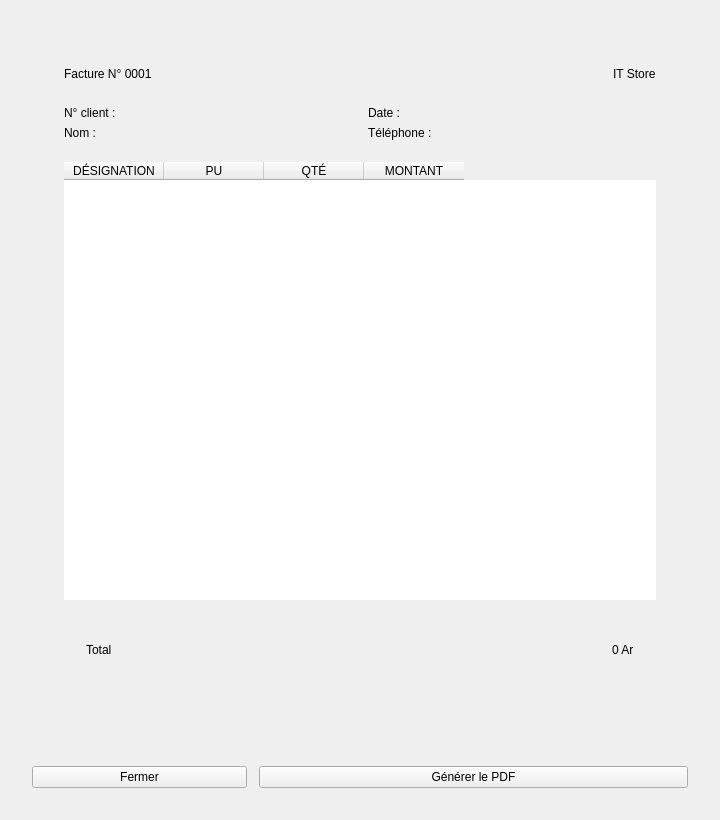
<?xml version="1.0" encoding="UTF-8"?>
<ui version="4.0">
 <class>FactureDialog</class>
 <widget class="QDialog" name="FactureDialog">
  <property name="geometry">
   <rect>
    <x>0</x>
    <y>0</y>
    <width>720</width>
    <height>820</height>
   </rect>
  </property>
  <property name="minimumSize">
   <size>
    <width>640</width>
    <height>700</height>
   </size>
  </property>
  <property name="windowTitle">
   <string>Facture</string>
  </property>
  <layout class="QVBoxLayout" name="layoutPrincipal" stretch="1,0">
   <property name="spacing">
    <number>20</number>
   </property>
   <property name="leftMargin">
    <number>32</number>
   </property>
   <property name="topMargin">
    <number>32</number>
   </property>
   <property name="rightMargin">
    <number>32</number>
   </property>
   <property name="bottomMargin">
    <number>32</number>
   </property>
   <item>
    <widget class="QFrame" name="feuille">
     <layout class="QVBoxLayout" name="layoutFeuille" stretch="0,0,1,0,0">
      <property name="spacing">
       <number>22</number>
      </property>
      <property name="leftMargin">
       <number>32</number>
      </property>
      <property name="topMargin">
       <number>32</number>
      </property>
      <property name="rightMargin">
       <number>32</number>
      </property>
      <property name="bottomMargin">
       <number>32</number>
      </property>
      <item>
       <layout class="QHBoxLayout" name="layoutTitreFacture">
        <item>
         <widget class="QLabel" name="labelFactureTitre">
          <property name="text">
           <string>Facture N° 0001</string>
          </property>
         </widget>
        </item>
        <item>
         <spacer name="spacerTitre">
          <property name="orientation">
           <enum>Qt::Horizontal</enum>
          </property>
          <property name="sizeHint" stdset="0">
           <size>
            <width>40</width>
            <height>20</height>
           </size>
          </property>
         </spacer>
        </item>
        <item>
         <widget class="QLabel" name="labelStore">
          <property name="text">
           <string>IT Store</string>
          </property>
         </widget>
        </item>
       </layout>
      </item>
      <item>
       <layout class="QGridLayout" name="layoutInfos">
        <property name="horizontalSpacing">
         <number>16</number>
        </property>
        <property name="verticalSpacing">
         <number>6</number>
        </property>
        <item row="0" column="0">
         <widget class="QLabel" name="labelNumClient">
          <property name="text">
           <string>N° client :</string>
          </property>
         </widget>
        </item>
        <item row="0" column="1">
         <widget class="QLabel" name="labelDate">
          <property name="text">
           <string>Date :</string>
          </property>
         </widget>
        </item>
        <item row="1" column="0">
         <widget class="QLabel" name="labelNom">
          <property name="text">
           <string>Nom :</string>
          </property>
         </widget>
        </item>
        <item row="1" column="1">
         <widget class="QLabel" name="labelTelephone">
          <property name="text">
           <string>Téléphone :</string>
          </property>
         </widget>
        </item>
       </layout>
      </item>
      <item>
       <widget class="QTableWidget" name="tableFacture">
        <property name="frameShape">
         <enum>QFrame::NoFrame</enum>
        </property>
        <property name="focusPolicy">
         <enum>Qt::NoFocus</enum>
        </property>
        <property name="editTriggers">
         <set>QAbstractItemView::NoEditTriggers</set>
        </property>
        <property name="selectionMode">
         <enum>QAbstractItemView::NoSelection</enum>
        </property>
        <property name="showGrid">
         <bool>false</bool>
        </property>
        <property name="columnCount">
         <number>4</number>
        </property>
        <attribute name="verticalHeaderVisible">
         <bool>false</bool>
        </attribute>
        <column>
         <property name="text">
          <string>DÉSIGNATION</string>
         </property>
        </column>
        <column>
         <property name="text">
          <string>PU</string>
         </property>
        </column>
        <column>
         <property name="text">
          <string>QTÉ</string>
         </property>
        </column>
        <column>
         <property name="text">
          <string>MONTANT</string>
         </property>
        </column>
       </widget>
      </item>
      <item>
       <widget class="QFrame" name="widgetTotalFacture">
        <layout class="QHBoxLayout" name="layoutTotalFacture">
         <property name="leftMargin">
          <number>22</number>
         </property>
         <property name="topMargin">
          <number>18</number>
         </property>
         <property name="rightMargin">
          <number>22</number>
         </property>
         <property name="bottomMargin">
          <number>18</number>
         </property>
         <item>
          <widget class="QLabel" name="labelTotalText">
           <property name="text">
            <string>Total</string>
           </property>
          </widget>
         </item>
         <item>
          <spacer name="spacerTotalFacture">
           <property name="orientation">
            <enum>Qt::Horizontal</enum>
           </property>
           <property name="sizeHint" stdset="0">
            <size>
             <width>40</width>
             <height>20</height>
            </size>
           </property>
          </spacer>
         </item>
         <item>
          <widget class="QLabel" name="labelTotalVal">
           <property name="text">
            <string>0 Ar</string>
           </property>
          </widget>
         </item>
        </layout>
       </widget>
      </item>
      <item>
       <widget class="QLabel" name="labelArretee">
        <property name="text">
         <string/>
        </property>
        <property name="wordWrap">
         <bool>true</bool>
        </property>
       </widget>
      </item>
     </layout>
    </widget>
   </item>
   <item>
    <layout class="QHBoxLayout" name="layoutBoutons" stretch="1,2">
     <property name="spacing">
      <number>12</number>
     </property>
     <item>
      <widget class="QPushButton" name="btnFermerFacture">
       <property name="cursor">
        <cursorShape>PointingHandCursor</cursorShape>
       </property>
       <property name="text">
        <string>Fermer</string>
       </property>
       <property name="autoDefault">
        <bool>false</bool>
       </property>
      </widget>
     </item>
     <item>
      <widget class="QPushButton" name="btnGenererPdf">
       <property name="cursor">
        <cursorShape>PointingHandCursor</cursorShape>
       </property>
       <property name="text">
        <string>Générer le PDF</string>
       </property>
       <property name="autoDefault">
        <bool>false</bool>
       </property>
      </widget>
     </item>
    </layout>
   </item>
  </layout>
 </widget>
 <resources/>
 <connections/>
</ui>
